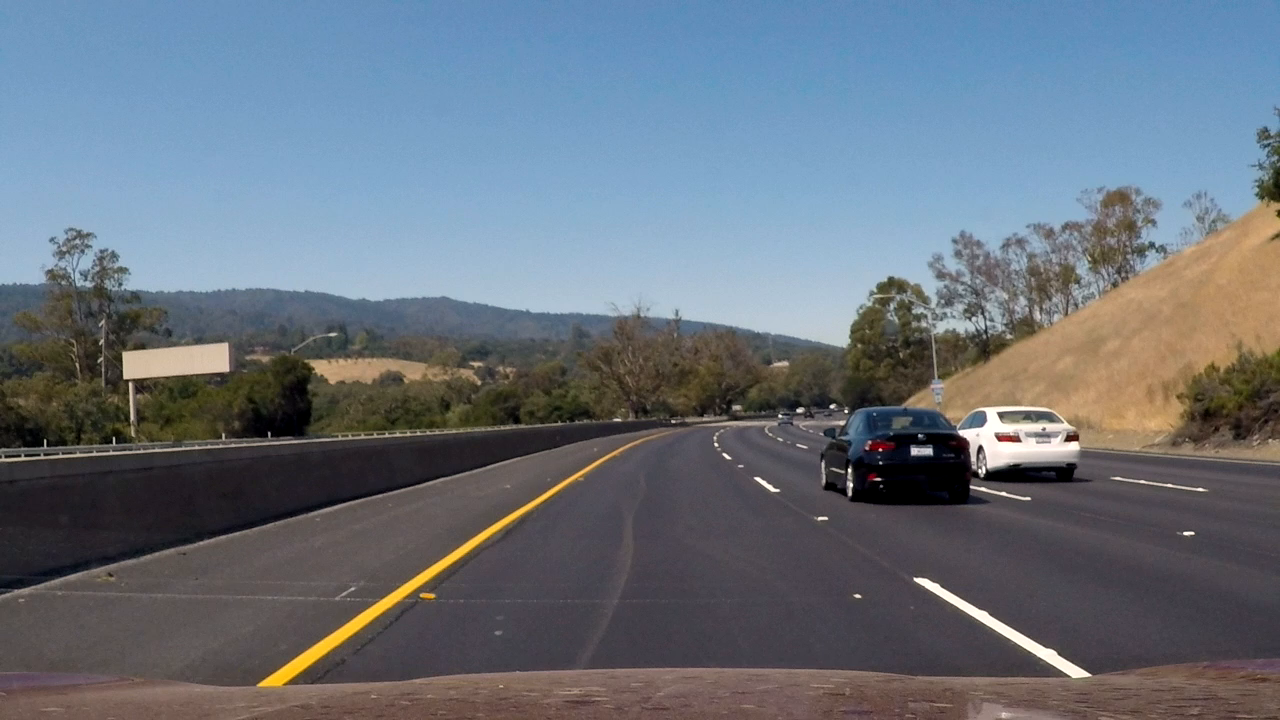
#> input picture test_images/challenge0.jpg, 1280 x 720 px; its folder holds only this picture in this run
$ jupyter execute --allow-errors P1.ipynb   (shell and % lines are left out)
#> lines starting #> are read from the running program, lines starting #| are printed output that depends on the picture
# Self-Driving Car Engineer Nanodegree

## Project: **Finding Lane Lines on the Road**
***
In this project, you will use the tools you learned about in the lesson to identify lane lines on the road.  You can develop your pipeline on a series of individual images, and later apply the result to a video stream (really just a series of images). Check out the video clip "raw-lines-example.mp4" (also contained in this repository) to see what the output should look like after using the helper functions below.

Once you have a result that looks roughly like "raw-lines-example.mp4", you'll need to get creative and try to average and/or extrapolate the line segments you've detected to map out the full extent of the lane lines.  You can see an example of the result you're going for in the video "P1_example.mp4".  Ultimately, you would like to draw just one line for the left side of the lane, and one for the right.

In addition to implementing code, there is a brief writeup to complete. The writeup should be completed in a separate file, which can be either a markdown file or a pdf document. There is a [write up template](https://github.com/udacity/CarND-LaneLines-P1/blob/master/writeup_template.md) that can be used to guide the writing process. Completing both the code in the Ipython notebook and the writeup template will cover all of the [rubric points](https://review.udacity.com/#!/rubrics/322/view) for this project.

---
Let's have a look at our first image called 'test_images/solidWhiteRight.jpg'.  Run the 2 cells below (hit Shift-Enter or the "play" button above) to display the image.

**Note: If, at any point, you encounter frozen display windows or other confounding issues, you can always start again with a clean slate by going to the "Kernel" menu above and selecting "Restart & Clear Output".**

---

**The tools you have are color selection, region of interest selection, grayscaling, Gaussian smoothing, Canny Edge Detection and Hough Tranform line detection.  You  are also free to explore and try other techniques that were not presented in the lesson.  Your goal is piece together a pipeline to detect the line segments in the image, then average/extrapolate them and draw them onto the image for display (as below).  Once you have a working pipeline, try it out on the video stream below.**

---

<figure>

 <figcaption>
 <p></p>
 <p style="text-align: center;"> Your output should look something like this (above) after detecting line segments using the helper functions below </p>
 </figcaption>
</figure>
 <p></p>
<figure>

 <figcaption>
 <p></p>
 <p style="text-align: center;"> Your goal is to connect/average/extrapolate line segments to get output like this</p>
 </figcaption>
</figure>

**Run the cell below to import some packages.  If you get an `import error` for a package you've already installed, try changing your kernel (select the Kernel menu above --> Change Kernel).  Still have problems?  Try relaunching Jupyter Notebook from the terminal prompt.  Also, see [this forum post](https://carnd-forums.udacity.com/cq/viewquestion.action?spaceKey=CAR&id=29496372&questionTitle=finding-lanes---import-cv2-fails-even-though-python-in-the-terminal-window-has-no-problem-with-import-cv2) for more troubleshooting tips.**

## Import Packages

[cell 1]
#importing some useful packages
import matplotlib as mpl
import matplotlib.pyplot as plt
import matplotlib.image as mpimg
import numpy as np
import cv2

## Read in an Image

#> (a cell that did not finish here is left out)

## Ideas for Lane Detection Pipeline

**Some OpenCV functions (beyond those introduced in the lesson) that might be useful for this project are:**

`cv2.inRange()` for color selection
`cv2.fillPoly()` for regions selection
`cv2.line()` to draw lines on an image given endpoints
`cv2.addWeighted()` to coadd / overlay two images
`cv2.cvtColor()` to grayscale or change color
`cv2.imwrite()` to output images to file
`cv2.bitwise_and()` to apply a mask to an image

**Check out the OpenCV documentation to learn about these and discover even more awesome functionality!**

## Helper Functions

Below are some helper functions to help get you started. They should look familiar from the lesson!

[cell 3]
import math

# [7 lines left out: function grayscale, not called in this run]
    # Or use BGR2GRAY if you read an image with cv2.imread()
    # return cv2.cvtColor(img, cv2.COLOR_BGR2GRAY)

def canny(img, low_threshold, high_threshold):
    """Applies the Canny transform"""
    return cv2.Canny(img, low_threshold, high_threshold)

def gaussian_blur(img, kernel_size):
    """Applies a Gaussian Noise kernel"""
    return cv2.GaussianBlur(img, (kernel_size, kernel_size), 0)

# [130 lines left out: functions region_of_interest, divide_lines, get_single_line, draw_lines, hough_lines, weighted_img, not called in this run]

## Test Images

Build your pipeline to work on the images in the directory "test_images"
**You should make sure your pipeline works well on these images before you try the videos.**

[cell 4]
import os
os.listdir("test_images/")

## Build a Lane Finding Pipeline

Build the pipeline and run your solution on all test_images. Make copies into the `test_images_output` directory, and you can use the images in your writeup report.

Try tuning the various parameters, especially the low and high Canny thresholds as well as the Hough lines parameters.

[cell 5]
# TODO: Build your pipeline that will draw lane lines on the test_images
# then save them to the test_images directory.
# [39 lines left out: functions process_image_mem, process_image, not called in this run]

[cell 6]
for img in os.listdir("test_images/"):
    if img in ['challenge0.jpg', 'challenge5.jpg']:
        continue
    process_image('test_images/' + img)

## Playing with co-ordinates
This is to get a hang of the co-ordinate system and debug things

[cell 7]
# [7 lines left out: function draw_line_image, not called in this run]

[cell 8]
# [5 lines of commented-out code are left out]

## Test on Videos

You know what's cooler than drawing lanes over images? Drawing lanes over video!

We can test our solution on two provided videos:

`solidWhiteRight.mp4`

`solidYellowLeft.mp4`

**Note: if you get an `import error` when you run the next cell, try changing your kernel (select the Kernel menu above --> Change Kernel).  Still have problems?  Try relaunching Jupyter Notebook from the terminal prompt. Also, check out [this forum post](https://carnd-forums.udacity.com/questions/22677062/answers/22677109) for more troubleshooting tips.**

**If you get an error that looks like this:**
```
NeedDownloadError: Need ffmpeg exe.
You can download it by calling:
imageio.plugins.ffmpeg.download()
```
**Follow the instructions in the error message and check out [this forum post](https://carnd-forums.udacity.com/display/CAR/questions/26218840/import-videofileclip-error) for more troubleshooting tips across operating systems.**

[cell 9]
# Import everything needed to edit/save/watch video clips
from moviepy.editor import VideoFileClip
from IPython.display import HTML

[cell 10]
# [6 lines left out: function process_image_video, not called in this run]

Let's try the one with the solid white lane on the right first ...

[cell 11]
white_output = 'test_videos_output/solidWhiteRight.mp4'
## To speed up the testing process you may want to try your pipeline on a shorter subclip of the video
## To do so add .subclip(start_second,end_second) to the end of the line below
## Where start_second and end_second are integer values representing the start and end of the subclip
## You may also uncomment the following line for a subclip of the first 5 seconds
##clip1 = VideoFileClip("test_videos/solidWhiteRight.mp4").subclip(0,5)
#> (the rest of this cell did not finish here and is left out)

Play the video inline, or if you prefer find the video in your filesystem (should be in the same directory) and play it in your video player of choice.

[cell 12]
HTML("""
<video width="960" height="540" controls>
  <source src="{0}">
</video>
""".format(white_output))

## Improve the draw_lines() function

**At this point, if you were successful with making the pipeline and tuning parameters, you probably have the Hough line segments drawn onto the road, but what about identifying the full extent of the lane and marking it clearly as in the example video (P1_example.mp4)?  Think about defining a line to run the full length of the visible lane based on the line segments you identified with the Hough Transform. As mentioned previously, try to average and/or extrapolate the line segments you've detected to map out the full extent of the lane lines. You can see an example of the result you're going for in the video "P1_example.mp4".**

**Go back and modify your draw_lines function accordingly and try re-running your pipeline. The new output should draw a single, solid line over the left lane line and a single, solid line over the right lane line. The lines should start from the bottom of the image and extend out to the top of the region of interest.**

Now for the one with the solid yellow lane on the left. This one's more tricky!

[cell 13]
yellow_output = 'test_videos_output/solidYellowLeft.mp4'
## To speed up the testing process you may want to try your pipeline on a shorter subclip of the video
## To do so add .subclip(start_second,end_second) to the end of the line below
## Where start_second and end_second are integer values representing the start and end of the subclip
## You may also uncomment the following line for a subclip of the first 5 seconds
##clip2 = VideoFileClip('test_videos/solidYellowLeft.mp4').subclip(0,5)
#> (the rest of this cell did not finish here and is left out)

[cell 14]
HTML("""
<video width="960" height="540" controls>
  <source src="{0}">
</video>
""".format(yellow_output))

## Writeup and Submission

If you're satisfied with your video outputs, it's time to make the report writeup in a pdf or markdown file. Once you have this Ipython notebook ready along with the writeup, it's time to submit for review! Here is a [link](https://github.com/udacity/CarND-LaneLines-P1/blob/master/writeup_template.md) to the writeup template file.

### Pipeline for challenge video

[cell 15]
# [10 lines left out: function slope_line, not called in this run]

def slope_filter(x):
    slope = slope_line(x)
    return slope is not None and abs(slope) > 0.5 and abs(slope) < 0.75

# [54 lines left out: functions draw_lines_challenge, get_single_line_challenge, draw_single_lines_challenge, hough_lines_challenge, not called in this run]

def challenge_pipeline(img, show=False):
    # original image
#> called with show = True
    if show:
        plt.figure()
#> (this line was passed over: IPython is not available in this run)
        plt.imshow(img)
#> (this line was passed over: IPython is not available in this run)

    # normalize rgb
    norm_r = img[:,:,0]
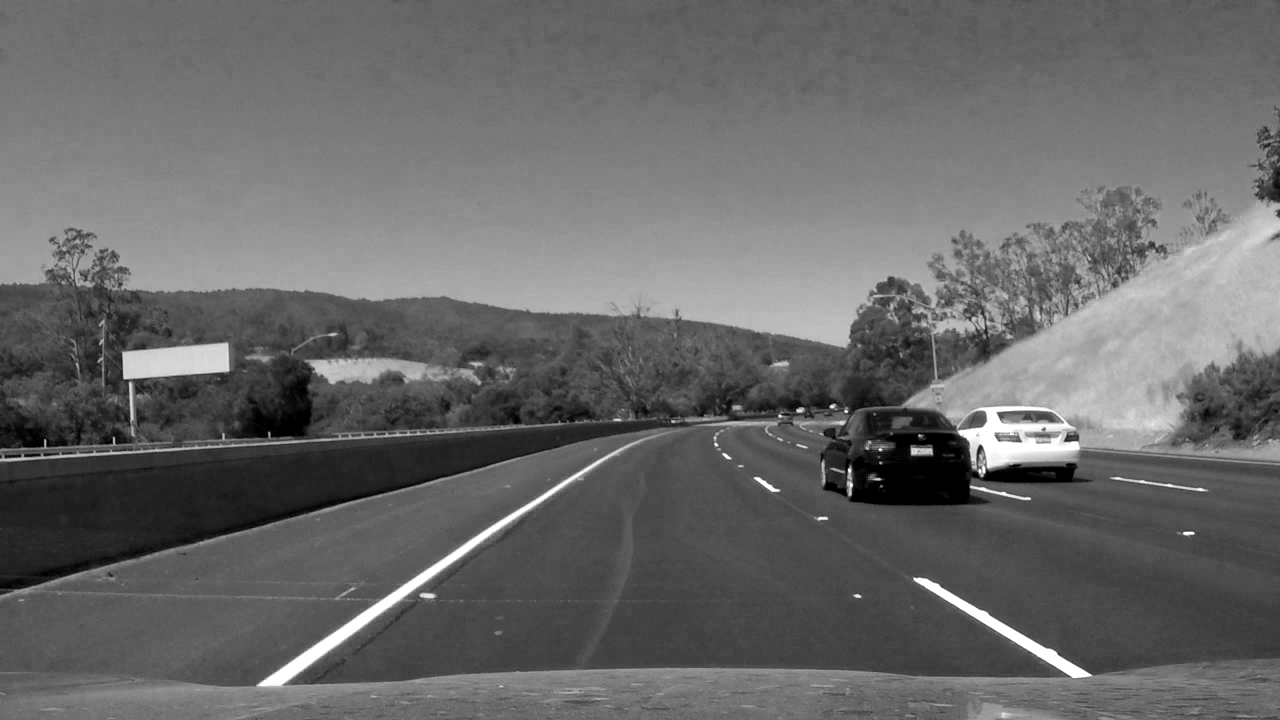
#> norm_r: shape (720, 1280) float32; min 0, max 1, mean 0.41
    norm_g = img[:,:,1]
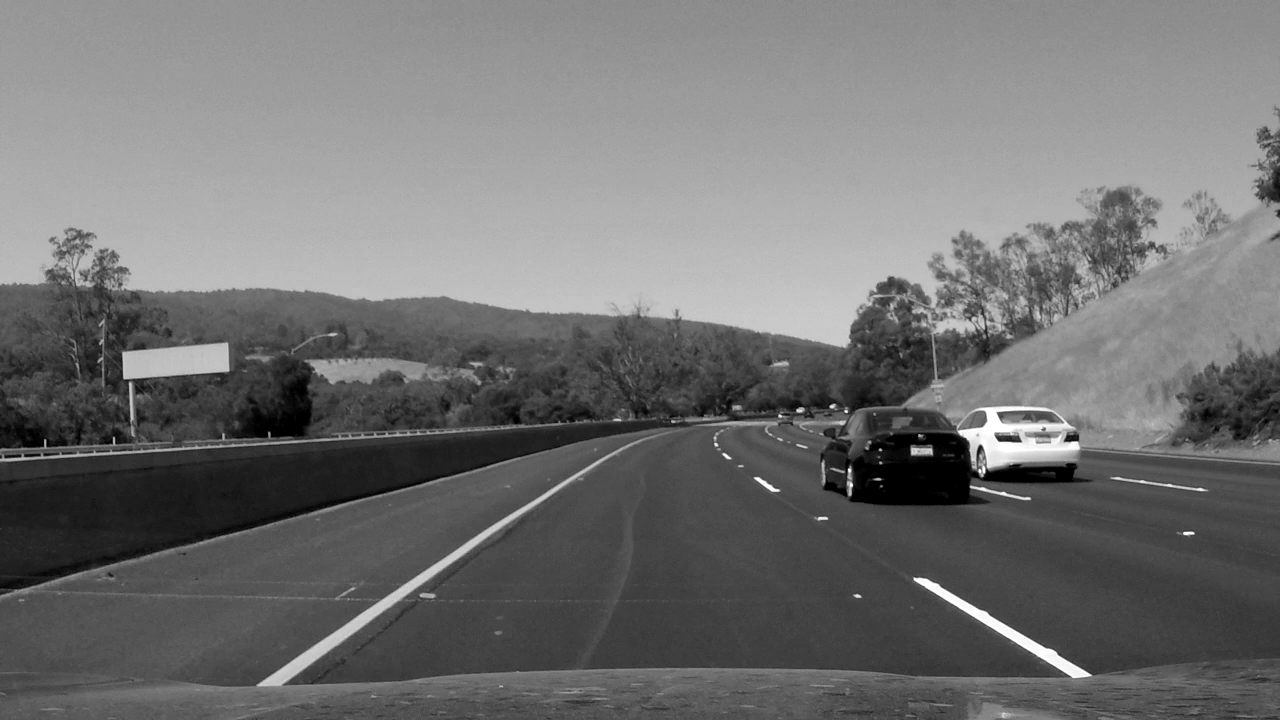
#> norm_g: shape (720, 1280) float32; min 0, max 1, mean 0.446
    norm_b = img[:,:,2]
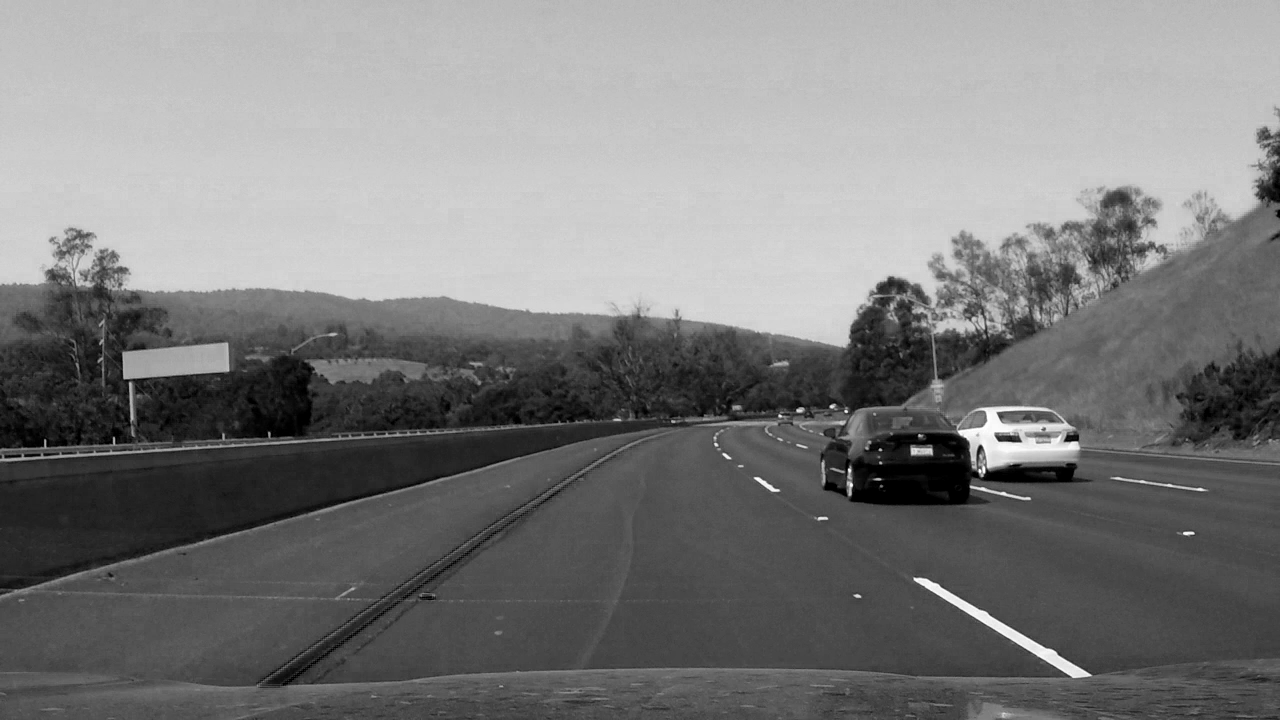
#> norm_b: shape (720, 1280) float32; min 0, max 1, mean 0.487
    if show:
        plt.figure()
#> (this line was passed over: IPython is not available in this run)
        plt.imshow(norm_r, cmap='gray')
#> (this line was passed over: IPython is not available in this run)
        plt.figure()
#> (this line was passed over: IPython is not available in this run)
        plt.imshow(norm_g, cmap='gray')
#> (this line was passed over: IPython is not available in this run)
        plt.figure()
#> (this line was passed over: IPython is not available in this run)
        plt.imshow(norm_b, cmap='gray')

    # grayscale
    g_img = grayscale(img)
    if show:
        plt.figure()
        plt.imshow(g_img, cmap='gray')

    # blur
    b_img = gaussian_blur(norm_b, 5)
    if show:
        plt.figure()
        plt.imshow(b_img, cmap='gray')

    # canndy edge
    canny_img = canny(b_img, 50, 150)
    if show:
        plt.figure()
        plt.imshow(canny_img, cmap='gray')

    # roi
    imshape = img.shape
    roi_img = region_of_interest(canny_img, np.array([[(0,imshape[0]),(450, 325), (490, 325), (imshape[1],imshape[0])]], dtype=np.int32))
    if show:
        plt.figure()
        plt.imshow(roi_img, cmap='gray')

    # hough
    rho = 2
    theta = np.pi * 1.0 / 180.0
    threshold = 15
    min_line_length = 20
    max_line_gap = 20

    lines = hough_lines_challenge(roi_img, rho, theta, threshold, min_line_length, max_line_gap)
    if show:
        plt.figure()
        plt.imshow(draw_lines_challenge(img.shape, lines))

    # filter lines
    slope_filter_lines = list(filter(lambda x: slope_filter(x[0]), lines))
    if show:
        plt.figure()
        plt.imshow(draw_lines_challenge(img.shape, slope_filter_lines))

    # single lines
    single_lines_img = draw_single_lines_challenge(img.shape, slope_filter_lines)
    if show:
        plt.figure()
        plt.imshow(single_lines_img)

    # everything
    all_img = cv2.addWeighted(img[:,:,0:3], 0.8, single_lines_img, 1., 0.0)
    if show:
        plt.figure()
        plt.imshow(all_img)

    return all_img

challenge_pipeline(mpimg.imread('test_images/challenge0.jpg')[:,:,0:3], show=True)
print("done")
